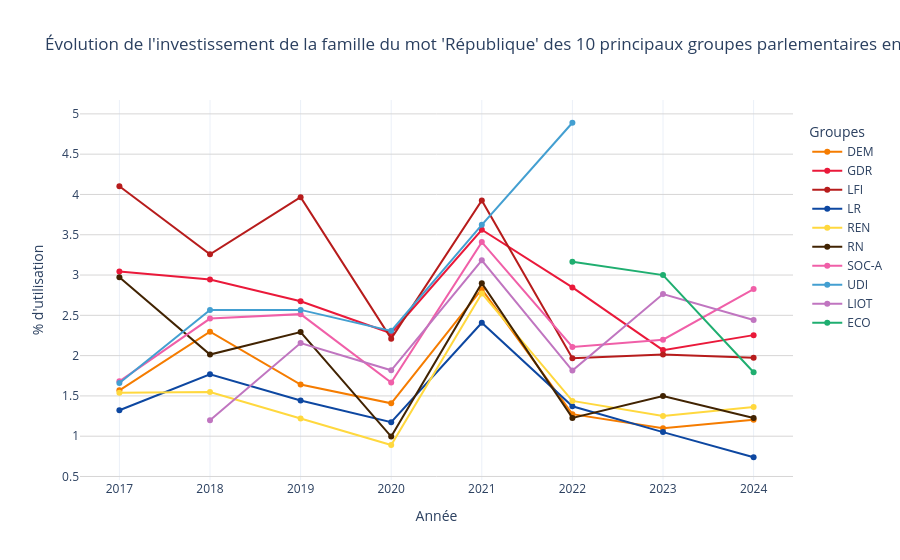

The code cell stored with this chart in its notebook:
### Code cell
evolution_groupes_proportion(df)

### Figure 1 — Plotly figure (JSON) as saved in the notebook; plotly's stock layout.template omitted (floating-point values rounded to 4 significant figures)
{"data": [{"hovertemplate": "<b>%{x}</b><br>%{y:.1f}%<extra>DEM</extra>", "line": {"color": "#F57C00", "width": 2}, "marker": {"color": "#F57C00", "size": 6}, "mode": "lines+markers", "name": "DEM", "type": "scatter", "x": [2017, 2018, 2019, 2020, 2021, 2022, 2023, 2024], "y": [1.569, 2.297, 1.64, 1.408, 2.825, 1.274, 1.098, 1.204]}, {"hovertemplate": "<b>%{x}</b><br>%{y:.1f}%<extra>GDR</extra>", "line": {"color": "#ea193a", "width": 2}, "marker": {"color": "#ea193a", "size": 6}, "mode": "lines+markers", "name": "GDR", "type": "scatter", "x": [2017, 2018, 2019, 2020, 2021, 2022, 2023, 2024], "y": [3.044, 2.946, 2.675, 2.278, 3.562, 2.846, 2.068, 2.254]}, {"hovertemplate": "<b>%{x}</b><br>%{y:.1f}%<extra>LFI</extra>", "line": {"color": "#B71C1C", "width": 2}, "marker": {"color": "#B71C1C", "size": 6}, "mode": "lines+markers", "name": "LFI", "type": "scatter", "x": [2017, 2018, 2019, 2020, 2021, 2022, 2023, 2024], "y": [4.102, 3.258, 3.966, 2.211, 3.926, 1.969, 2.014, 1.975]}, {"hovertemplate": "<b>%{x}</b><br>%{y:.1f}%<extra>LR</extra>", "line": {"color": "#0D47A1", "width": 2}, "marker": {"color": "#0D47A1", "size": 6}, "mode": "lines+markers", "name": "LR", "type": "scatter", "x": [2017, 2018, 2019, 2020, 2021, 2022, 2023, 2024], "y": [1.321, 1.768, 1.443, 1.174, 2.408, 1.371, 1.051, 0.7388]}, {"hovertemplate": "<b>%{x}</b><br>%{y:.1f}%<extra>REN</extra>", "line": {"color": "#FFD83E", "width": 2}, "marker": {"color": "#FFD83E", "size": 6}, "mode": "lines+markers", "name": "REN", "type": "scatter", "x": [2017, 2018, 2019, 2020, 2021, 2022, 2023, 2024], "y": [1.541, 1.549, 1.22, 0.8902, 2.772, 1.438, 1.252, 1.363]}, {"hovertemplate": "<b>%{x}</b><br>%{y:.1f}%<extra>RN</extra>", "line": {"color": "#412302", "width": 2}, "marker": {"color": "#412302", "size": 6}, "mode": "lines+markers", "name": "RN", "type": "scatter", "x": [2017, 2018, 2019, 2020, 2021, 2022, 2023, 2024], "y": [2.974, 2.013, 2.292, 0.9957, 2.899, 1.227, 1.5, 1.225]}, {"hovertemplate": "<b>%{x}</b><br>%{y:.1f}%<extra>SOC-A</extra>", "line": {"color": "#F05FA8", "width": 2}, "marker": {"color": "#F05FA8", "size": 6}, "mode": "lines+markers", "name": "SOC-A", "type": "scatter", "x": [2017, 2018, 2019, 2020, 2021, 2022, 2023, 2024], "y": [1.68, 2.46, 2.515, 1.666, 3.409, 2.107, 2.198, 2.826]}, {"hovertemplate": "<b>%{x}</b><br>%{y:.1f}%<extra>UDI</extra>", "line": {"color": "#439FD1", "width": 2}, "marker": {"color": "#439FD1", "size": 6}, "mode": "lines+markers", "name": "UDI", "type": "scatter", "x": [2017, 2018, 2019, 2020, 2021, 2022], "y": [1.66, 2.566, 2.568, 2.307, 3.623, 4.89]}, {"hovertemplate": "<b>%{x}</b><br>%{y:.1f}%<extra>LIOT</extra>", "line": {"color": "#C075C0", "width": 2}, "marker": {"color": "#C075C0", "size": 6}, "mode": "lines+markers", "name": "LIOT", "type": "scatter", "x": [2018, 2019, 2020, 2021, 2022, 2023, 2024], "y": [1.198, 2.156, 1.818, 3.182, 1.815, 2.764, 2.442]}, {"hovertemplate": "<b>%{x}</b><br>%{y:.1f}%<extra>ECO</extra>", "line": {"color": "#1FAE70", "width": 2}, "marker": {"color": "#1FAE70", "size": 6}, "mode": "lines+markers", "name": "ECO", "type": "scatter", "x": [2022, 2023, 2024], "y": [3.164, 3.0, 1.794]}], "layout": {"font": {"size": 12}, "hovermode": "x unified", "legend": {"title": {"text": "Groupes"}, "x": 1.02, "y": 0.95}, "title": {"text": "Évolution de l'investissement de la famille du mot 'République' des 10 principaux groupes parlementaires en % (A)"}, "xaxis": {"dtick": 1, "showgrid": true, "tickmode": "linear", "title": {"text": "Année"}}, "yaxis": {"gridcolor": "#D7D6D6", "showgrid": true, "title": {"text": "% d'utilisation"}}}}
